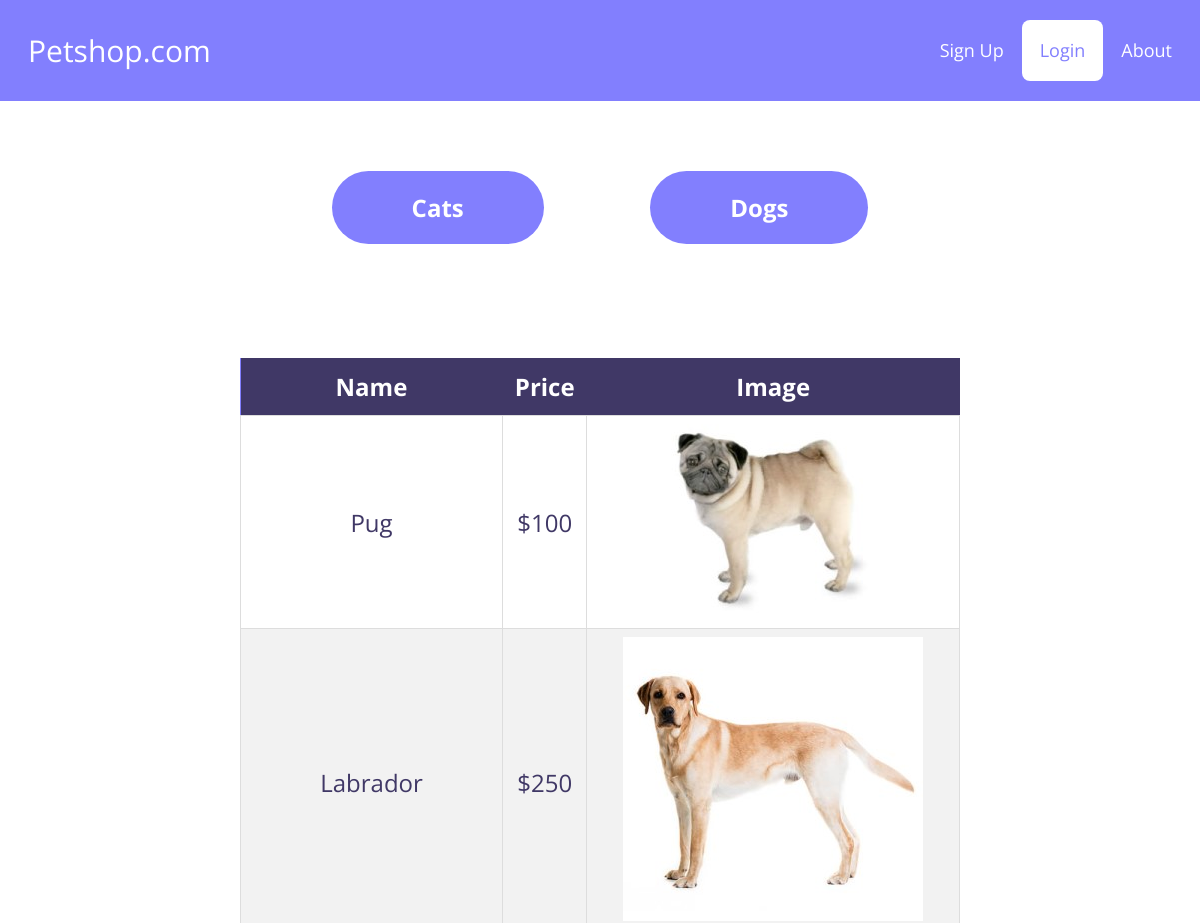
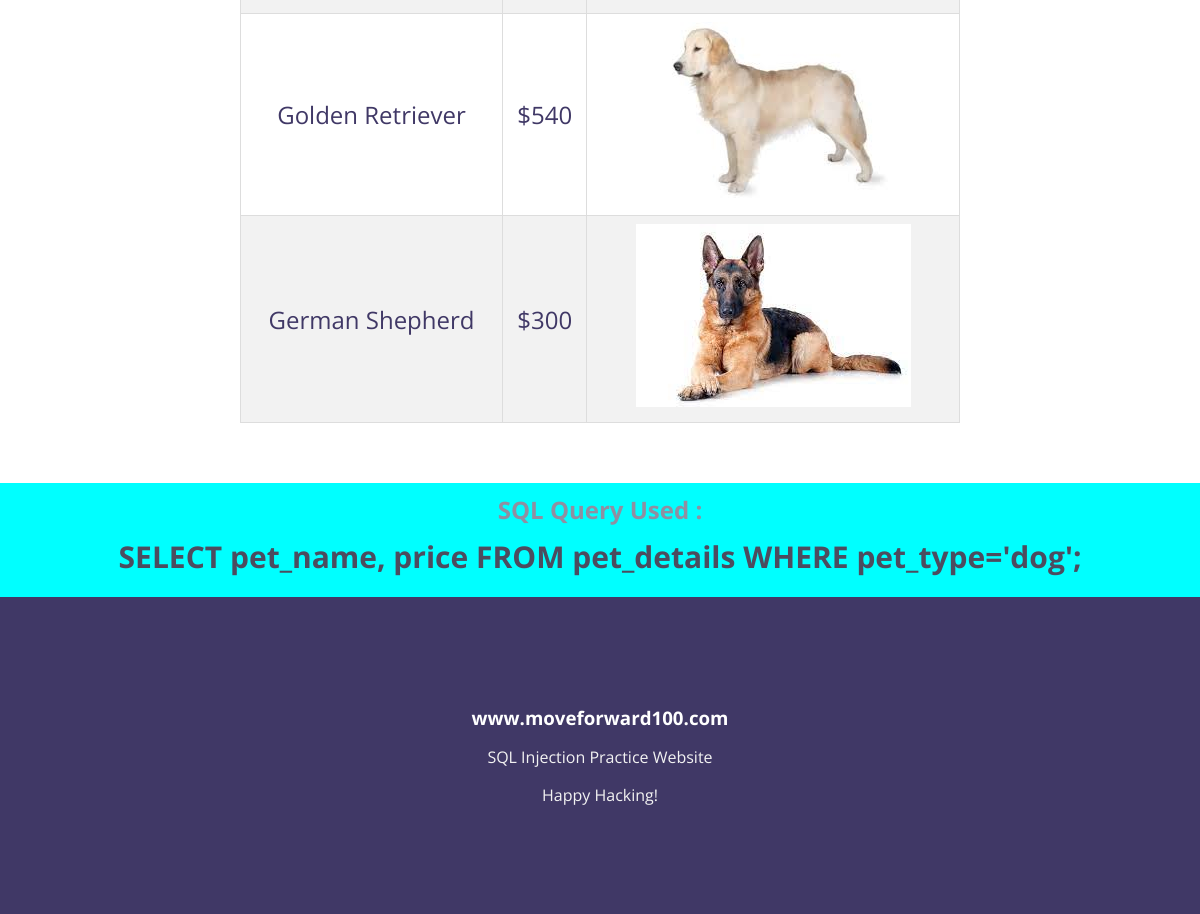
Page /page.php?pet_type=dog on the committed database (2 pictures, top to bottom).
### tables this page shows
CREATE TABLE `pet_details` (
  `pet_type` varchar(200) NOT NULL,
  `pet_name` varchar(200) NOT NULL,
  `price` varchar(200) NOT NULL
);

### page.php (the view, shortened to what this page needs)
<!DOCTYPE html>
<html class="no-js" lang="en">
<head>
	<link rel="stylesheet" href="page.css">
</head>
<body>
	<div class="header">
		<a href="index.php" class="name">Petshop.com</a>
		<div class="header-right">
			<a href="signup.php">Sign Up</a>
			<a class="active" href="index.php">Login</a>
			<a href="#about">About</a>
		</div>
	</div>
	<form class="choose"action="page.php" method="get">
		<button class="types" type="submit" value="cat" name="cat">Cats</button>
		<button class="types" type="submit" value="dog" name="dog">Dogs</button>
	</form>
	<?php
	$pet_type=$_GET['pet_type'];
	if(isset($_GET['pet_type'])) {
		$sql = "SELECT pet_name, price FROM pet_details WHERE pet_type='$pet_type'";
	}
	elseif (isset($_GET['cat'])) {
		header("Location: page.php?pet_type=cat");
	}
	else
	{
		header("Location: page.php?pet_type=dog");
		exit;
	 }
?>
	<br><br>
	<div class="wrapper">
		<table class="table1">
			<tr>
				<th>Name</th>
				<th>Price</th>
				<th>Image</th>
			</tr>
			<?php
			$servername = "localhost";
			$username = "root";
			$password = "";
			$db = "petshopdb";
			$conn = mysqli_connect($servername, $username, $password, $db);
			$result = $conn->query($sql);
			if ($result->num_rows > 0)
			{
				while($row = $result->fetch_assoc())
				{
					$img_name = "img\\" . $row['pet_name'] . ".jpg";
					echo"<tr>".
					"<td>".
					$row['pet_name'].
					"</td>".
					"<td>".
					$row['price'].
					"</td>".
					"<td>".
					"<img src = '" . $img_name . "'>".
					"</td>".
					"</tr>";
				}
			}
			?>
		</table>
	</div>
	<div class = "sqlquery">
		<?php
		echo "<div class='queryused'>SQL Query Used : <div class='query'>$sql;</div></div>";
		?>
	</div>
	<footer>
		<div class="credits">
			<ul >
				<li><h3><a target="_blank" href="http://moveforward100.com">www.moveforward100.com</a></h3></li>
				<li>SQL Injection Practice Website</li>
				<li>Happy Hacking!</li>
			</ul>
		</div>
	</footer>
</body>
</html>
</html>

### page.css (style rules this page uses)
* { padding: 0; border: 0; margin: 0; box-sizing: border-box; font-family: 'Open Sans'; }
.header { overflow: hidden; background-color: #827ffe; padding: 20px 10px; }
.header a { float: left; color: #fff; text-align: center; padding: 18px; text-decoration: none; font-size: 18px; line-height: 25px; border-radius: 8px; }
.header a.name { font-size: 30px; color: #fff; }
.header a.active { background-color: #fff; color: #827ffe; }
.header-right { float: right; }
.wrapper { background-color: #827ffe; color: white; font-size: 25px; padding:wrap; width: 60%; margin: auto; text-align: center; }
.sqlquery { padding-top: 60px; }
.choose { background-color: #fff; font-size: 25px; padding: 20px; text-align: center; }
.choose button { color: #fff; background-color: #827ffe; padding-top: 20px; padding-bottom: 20px; padding-left: 80px; padding-right: 80px; font-weight: bold; font-size: x-large; border-radius: 50px; margin: 50px; }
.table1 { border-collapse: collapse; width: 100%; }
.table1 td { text-align: center; border: 1px solid #ddd; padding: 8px; color: #403866; font-size: x-large; }
.table1 tr:nth-child(even) { background-color: #fff; }
.table1 tr:nth-child(odd) { background-color: #f2f2f2; }
.table1 th { padding-top: 12px; padding-bottom: 12px; text-align: center; background-color: #403866; color: white; font-size: x-large; }
.query { font-size: 30px; font-weight: bold; color: #4c4c5f; text-align: center; text-decoration: solid; background-color: aqua; padding: 10px; }
.queryused { font-size: 24px; font-weight: bold; color: #8f8fa1; text-align: center; text-decoration: solid; background-color: aqua; padding: 10px; }
footer { border: 50px; background-color: #403866; fill: #403866; padding: 100px; }
footer ul li { text-decoration-color: #fff; list-style: none; color: #f2f2f2; padding: 8px; background-color: #403866; text-align: center; }
footer ul li a { color: #fff; text-decoration: none; }

### rows in the picture
pet_details: pet_name "Pug", price "$100", shows a picture
pet_details: pet_name "Labrador", price "$250", pet_name (picture)
pet_details: pet_name "Golden Retriever", price "$540", pet_name (picture)
pet_details: pet_name "German Shepherd", price "$300", pet_name (picture)

### other values in the picture
$sql "SELECT pet_name, price FROM pet_details WHERE pet_type='dog'"
